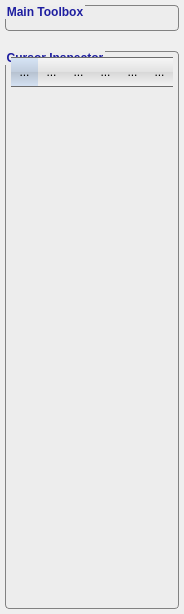
<?xml version="1.0" encoding="UTF-8"?>
<ui version="4.0">
 <class>MainControlPanel</class>
 <widget class="QWidget" name="MainControlPanel">
  <property name="geometry">
   <rect>
    <x>0</x>
    <y>0</y>
    <width>184</width>
    <height>614</height>
   </rect>
  </property>
  <property name="minimumSize">
   <size>
    <width>184</width>
    <height>0</height>
   </size>
  </property>
  <property name="maximumSize">
   <size>
    <width>184</width>
    <height>16777215</height>
   </size>
  </property>
  <property name="windowTitle">
   <string>Form</string>
  </property>
  <property name="styleSheet">
   <string notr="true">QGroupBox {
  background-origin: content;
  margin-top: 2.5ex;
  font-weight: bold;
  font-size: 12px;
  color: rgb(30,30,160);
  background-color: rgb(237,237,237);
  padding: 5px;
  border-radius: 4px;
  border: 1px solid rgb(130,130,130);
}
QGroupBox::title {
  subcontrol-origin: 	margin;
  subcontrol-position: top left;
}</string>
  </property>
  <layout class="QVBoxLayout" name="verticalLayout">
   <property name="spacing">
    <number>20</number>
   </property>
   <property name="margin">
    <number>5</number>
   </property>
   <item>
    <widget class="QGroupBox" name="grpToolbox">
     <property name="styleSheet">
      <string notr="true">QToolButton {
	width: 22px;
	height: 22px;
	icon-size: 22px;
	padding: 1px;
}

QToolBar {
	padding: 0px;
}</string>
     </property>
     <property name="title">
      <string>Main Toolbox</string>
     </property>
     <layout class="QHBoxLayout" name="horizontalLayout">
      <property name="spacing">
       <number>4</number>
      </property>
      <property name="margin">
       <number>0</number>
      </property>
     </layout>
    </widget>
   </item>
   <item>
    <widget class="QGroupBox" name="grpInspector">
     <property name="sizePolicy">
      <sizepolicy hsizetype="Preferred" vsizetype="Preferred">
       <horstretch>0</horstretch>
       <verstretch>1</verstretch>
      </sizepolicy>
     </property>
     <property name="title">
      <string>Cursor Inspector</string>
     </property>
     <layout class="QVBoxLayout" name="verticalLayout_2">
      <property name="spacing">
       <number>5</number>
      </property>
      <property name="margin">
       <number>0</number>
      </property>
      <item>
       <widget class="QWidget" name="widget" native="true">
        <property name="styleSheet">
         <string notr="true">QToolButton {
  icon-size: 22px;
  min-width: 1ex;
  border-top: 1px solid rgb(108, 108, 108);
  border-bottom: 1px solid rgb(108, 108, 108);
  border-left: 1px;
  border-right: 1px;
  background-color: qlineargradient(spread:pad, x1:0, y1:0, x2:0, y2:1, stop:0 rgba(255, 255, 255, 255), stop:0.0394089 rgba(245, 245, 245, 255), stop:0.487685 rgba(226, 226, 226, 255), stop:0.502463 rgba(215, 215, 215, 255), stop:1 rgba(245, 245, 245, 255));
  width: 25px;
  height: 25px;
}
QToolButton:hover, QToolButton:checked {
  background-color: qlineargradient(spread:pad, x1:0, y1:0, x2:0, y2:1, stop:0 rgba(255, 255, 255, 255), stop:0.0394089 rgba(214, 228, 245, 255), stop:0.487685 rgba(193, 205, 221, 255), stop:0.502463 rgba(182, 193, 207, 255), stop:1 rgba(215, 228, 245, 255));
  padding:0px;
  
}
</string>
        </property>
        <layout class="QHBoxLayout" name="horizontalLayout_2">
         <property name="spacing">
          <number>0</number>
         </property>
         <property name="margin">
          <number>0</number>
         </property>
         <item>
          <widget class="QToolButton" name="btnCursorInspector">
           <property name="minimumSize">
            <size>
             <width>25</width>
             <height>30</height>
            </size>
           </property>
           <property name="styleSheet">
            <string notr="true"/>
           </property>
           <property name="text">
            <string>...</string>
           </property>
           <property name="icon">
            <iconset>
             <normaloff>:/root/crosshair.gif</normaloff>:/root/crosshair.gif</iconset>
           </property>
           <property name="checkable">
            <bool>true</bool>
           </property>
           <property name="checked">
            <bool>true</bool>
           </property>
           <property name="autoExclusive">
            <bool>true</bool>
           </property>
          </widget>
         </item>
         <item>
          <widget class="QToolButton" name="btnZoomInspector">
           <property name="minimumSize">
            <size>
             <width>25</width>
             <height>30</height>
            </size>
           </property>
           <property name="styleSheet">
            <string notr="true"/>
           </property>
           <property name="text">
            <string>...</string>
           </property>
           <property name="icon">
            <iconset>
             <normaloff>:/root/zoom.gif</normaloff>:/root/zoom.gif</iconset>
           </property>
           <property name="checkable">
            <bool>true</bool>
           </property>
           <property name="autoExclusive">
            <bool>true</bool>
           </property>
          </widget>
         </item>
         <item>
          <widget class="QToolButton" name="btnLabelInspector">
           <property name="minimumSize">
            <size>
             <width>25</width>
             <height>27</height>
            </size>
           </property>
           <property name="styleSheet">
            <string notr="true"/>
           </property>
           <property name="text">
            <string>...</string>
           </property>
           <property name="icon">
            <iconset>
             <normaloff>:/root/paintbrush.gif</normaloff>:/root/paintbrush.gif</iconset>
           </property>
           <property name="checkable">
            <bool>true</bool>
           </property>
           <property name="autoExclusive">
            <bool>true</bool>
           </property>
          </widget>
         </item>
         <item>
          <widget class="QToolButton" name="btnDisplayInspector">
           <property name="minimumSize">
            <size>
             <width>25</width>
             <height>27</height>
            </size>
           </property>
           <property name="styleSheet">
            <string notr="true"/>
           </property>
           <property name="text">
            <string>...</string>
           </property>
           <property name="icon">
            <iconset>
             <normaloff>:/root/dl_toolbox.png</normaloff>:/root/dl_toolbox.png</iconset>
           </property>
           <property name="checkable">
            <bool>true</bool>
           </property>
           <property name="autoExclusive">
            <bool>true</bool>
           </property>
          </widget>
         </item>
         <item>
          <widget class="QToolButton" name="btnSyncInspector">
           <property name="minimumSize">
            <size>
             <width>25</width>
             <height>27</height>
            </size>
           </property>
           <property name="styleSheet">
            <string notr="true"/>
           </property>
           <property name="text">
            <string>...</string>
           </property>
           <property name="icon">
            <iconset>
             <normaloff>:/root/network-wireless.png</normaloff>:/root/network-wireless.png</iconset>
           </property>
           <property name="checkable">
            <bool>true</bool>
           </property>
           <property name="autoExclusive">
            <bool>true</bool>
           </property>
          </widget>
         </item>
         <item>
          <widget class="QToolButton" name="btnToolInspector">
           <property name="minimumSize">
            <size>
             <width>25</width>
             <height>27</height>
            </size>
           </property>
           <property name="styleSheet">
            <string notr="true"/>
           </property>
           <property name="text">
            <string>...</string>
           </property>
           <property name="icon">
            <iconset>
             <normaloff>:/root/tools.png</normaloff>:/root/tools.png</iconset>
           </property>
           <property name="checkable">
            <bool>true</bool>
           </property>
           <property name="autoExclusive">
            <bool>true</bool>
           </property>
          </widget>
         </item>
        </layout>
       </widget>
      </item>
      <item>
       <widget class="QStackedWidget" name="stack">
        <property name="currentIndex">
         <number>0</number>
        </property>
        <widget class="CursorInspector" name="pageCursorInspector"/>
        <widget class="ZoomInspector" name="pageZoomInspector"/>
        <widget class="LabelInspector" name="pageLabelInspector"/>
        <widget class="DisplayLayoutInspector" name="pageDisplayInspector"/>
        <widget class="SynchronizationInspector" name="pageSyncInspector"/>
        <widget class="QWidget" name="pageToolInspector">
         <layout class="QVBoxLayout" name="verticalLayout_3">
          <property name="spacing">
           <number>0</number>
          </property>
          <property name="margin">
           <number>0</number>
          </property>
          <item>
           <widget class="QStackedWidget" name="stackToolPage">
            <property name="currentIndex">
             <number>2</number>
            </property>
            <widget class="SnakeToolROIPanel" name="pageSnakeTool"/>
            <widget class="PaintbrushToolPanel" name="pagePaintbrushTool"/>
            <widget class="QWidget" name="pageBlank"/>
           </widget>
          </item>
         </layout>
        </widget>
       </widget>
      </item>
     </layout>
    </widget>
   </item>
  </layout>
  <action name="actionCrosshair">
   <property name="checkable">
    <bool>true</bool>
   </property>
   <property name="checked">
    <bool>true</bool>
   </property>
   <property name="icon">
    <iconset>
     <normaloff>:/root/crosshair.gif</normaloff>:/root/crosshair.gif</iconset>
   </property>
   <property name="text">
    <string>Crosshair Mode</string>
   </property>
   <property name="toolTip">
    <string>&lt;html&gt;&lt;head/&gt;&lt;body&gt;&lt;p&gt;&lt;span style=&quot; font-weight:600;&quot;&gt;Crosshair Mode&lt;/span&gt;&lt;/p&gt;&lt;p&gt;Click and drag the left mouse button to move the 3D cursor in the image. Use the right mouse button to zoom, and the middle mouse button to pan.&lt;/p&gt;&lt;/body&gt;&lt;/html&gt;</string>
   </property>
  </action>
  <action name="actionZoomPan">
   <property name="checkable">
    <bool>true</bool>
   </property>
   <property name="icon">
    <iconset>
     <normaloff>:/root/zoom.gif</normaloff>:/root/zoom.gif</iconset>
   </property>
   <property name="text">
    <string>Zoom/Pan Mode</string>
   </property>
   <property name="toolTip">
    <string>&lt;html&gt;&lt;head/&gt;&lt;body&gt;&lt;p&gt;&lt;span style=&quot; font-weight:600;&quot;&gt;Zoom/Pan Mode&lt;/span&gt;&lt;/p&gt;&lt;p&gt;Click and drag the left mouse button to pan the slice views. Use the right mouse button to zoom in and out.&lt;/p&gt;&lt;/body&gt;&lt;/html&gt;</string>
   </property>
  </action>
  <action name="actionPolygon">
   <property name="checkable">
    <bool>true</bool>
   </property>
   <property name="icon">
    <iconset>
     <normaloff>:/root/poly.gif</normaloff>:/root/poly.gif</iconset>
   </property>
   <property name="text">
    <string>Polygon Drawing Mode</string>
   </property>
   <property name="toolTip">
    <string>&lt;html&gt;&lt;head/&gt;&lt;body&gt;&lt;p&gt;&lt;span style=&quot; font-weight:600;&quot;&gt;Polygon Mode&lt;/span&gt;&lt;/p&gt;&lt;p&gt;Primary tool for manual segmentation. Use the mouse to draw polygons on the 2D slice views, then edit the polygons and fill them with segmentation labels.&lt;/p&gt;&lt;/body&gt;&lt;/html&gt;</string>
   </property>
  </action>
  <action name="actionPaintbrush">
   <property name="checkable">
    <bool>true</bool>
   </property>
   <property name="icon">
    <iconset>
     <normaloff>:/root/paintbrush.gif</normaloff>:/root/paintbrush.gif</iconset>
   </property>
   <property name="text">
    <string>Paintbrush Mode</string>
   </property>
   <property name="toolTip">
    <string>&lt;html&gt;&lt;head/&gt;&lt;body&gt;&lt;p&gt;&lt;span style=&quot; font-weight:600;&quot;&gt;Paintbrush Mode&lt;/span&gt;&lt;/p&gt;&lt;p&gt;A tool for manual editing of segmentations. Hold the left mouse button and drag the mouse to draw with the currently selected label using one of the available brush shapes. Use the right mouse button to draw wuth the background label.&lt;/p&gt;&lt;/body&gt;&lt;/html&gt;</string>
   </property>
  </action>
  <action name="actionSnake">
   <property name="checkable">
    <bool>true</bool>
   </property>
   <property name="icon">
    <iconset>
     <normaloff>:/root/snake.gif</normaloff>:/root/snake.gif</iconset>
   </property>
   <property name="text">
    <string>Active Contour Segmentation Mode</string>
   </property>
   <property name="toolTip">
    <string>&lt;html&gt;&lt;head/&gt;&lt;body&gt;&lt;p&gt;&lt;span style=&quot; font-weight:600;&quot;&gt;Active Contour Segmentation (Snake) Mode&lt;/span&gt;&lt;/p&gt;&lt;p&gt;Select a region of interest (ROI) for automatic segmentation. Use the mouse to move the boundaries of the ROI, then click the &amp;quot;Segment 3D&amp;quot; button to begin automatic segmentation.&lt;/p&gt;&lt;/body&gt;&lt;/html&gt;</string>
   </property>
  </action>
 </widget>
 <customwidgets>
  <customwidget>
   <class>CursorInspector</class>
   <extends>QWidget</extends>
   <header>CursorInspector.h</header>
   <container>1</container>
  </customwidget>
  <customwidget>
   <class>ZoomInspector</class>
   <extends>QWidget</extends>
   <header>ZoomInspector.h</header>
   <container>1</container>
  </customwidget>
  <customwidget>
   <class>LabelInspector</class>
   <extends>QWidget</extends>
   <header>LabelInspector.h</header>
   <container>1</container>
  </customwidget>
  <customwidget>
   <class>SnakeToolROIPanel</class>
   <extends>QWidget</extends>
   <header>SnakeToolROIPanel.h</header>
   <container>1</container>
  </customwidget>
  <customwidget>
   <class>PaintbrushToolPanel</class>
   <extends>QWidget</extends>
   <header>PaintbrushToolPanel.h</header>
   <container>1</container>
  </customwidget>
  <customwidget>
   <class>DisplayLayoutInspector</class>
   <extends>QWidget</extends>
   <header>DisplayLayoutInspector.h</header>
   <container>1</container>
  </customwidget>
  <customwidget>
   <class>SynchronizationInspector</class>
   <extends>QWidget</extends>
   <header>SynchronizationInspector.h</header>
   <container>1</container>
  </customwidget>
 </customwidgets>
 <resources/>
 <connections/>
</ui>
